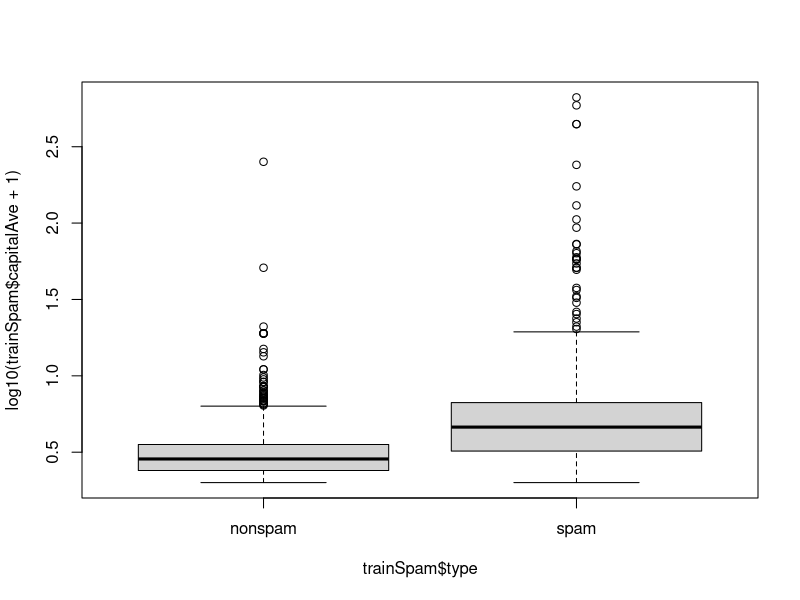
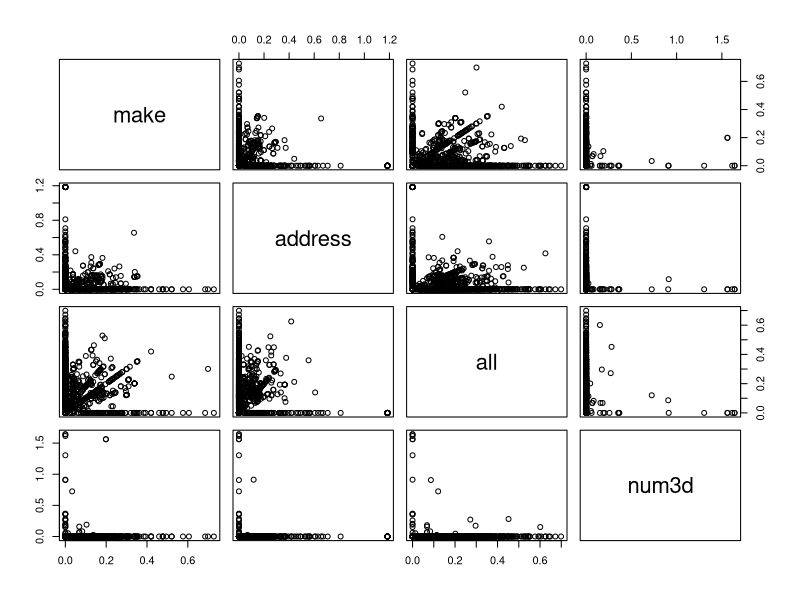
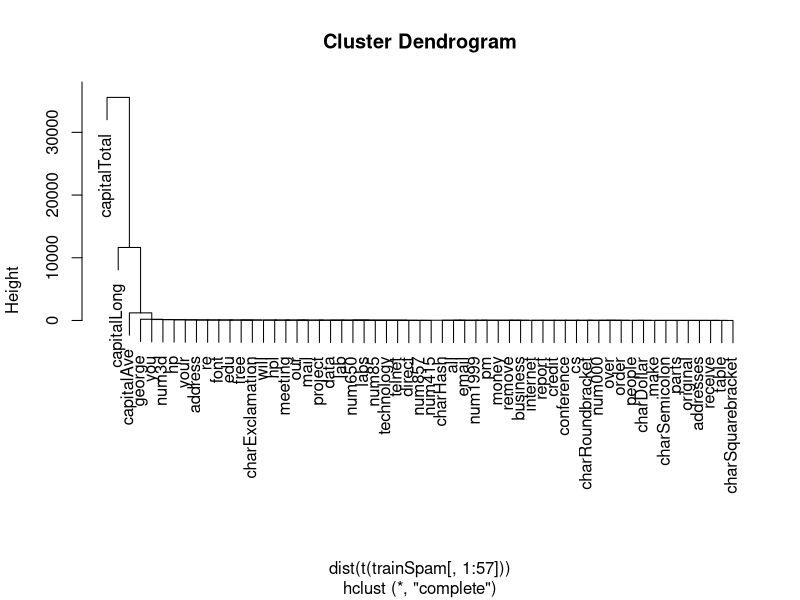
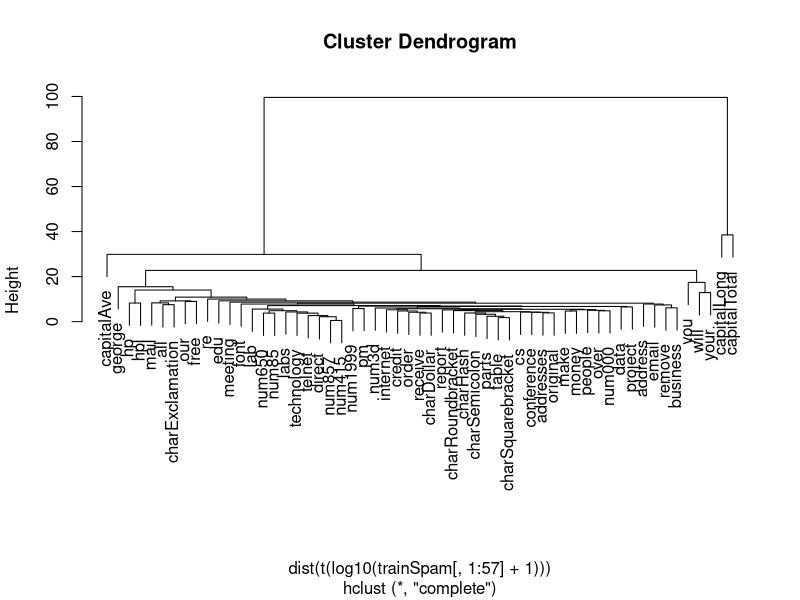

Reproduce these figures in R, in order.
# Data Analysis structure demo

library(kernlab)
data(spam)

# Subsample from kernlab data
set.seed(3435)
trainIndicator = rbinom(4601, size = 1, prob = 0.5)
table(trainIndicator)

## trainIndicator
## 0    1 
## 2314 2287

trainSpam = spam[trainIndicator == 1, ]
testSpam = spam[trainIndicator == 0, ]

# Explore

head(trainSpam)

table(trainSpam$type)
## nonspam    spam 
##    1381     906 

plot(log10(trainSpam$capitalAve + 1) ~ trainSpam$type)
plot(log10(trainSpam[, 1:4] + 1))

# Clustering
hCluster = hclust(dist(t(trainSpam[, 1:57])))
plot(hCluster)

hClusterUpdated = hclust(dist(t(log10(trainSpam[, 1:57] + 1))))
plot(hClusterUpdated)

## Statistical Prediction/Modeling

trainSpam$numType = as.numeric(trainSpam$type) - 1
costFunction = function(x, y) sum(x !=(y >0.5))
cvError = rep(NA, 55)
library(boot)
for (i in 1:55) {
    lmFormula = reformulate(names(trainSpam)[i], response = "numType")
    glmFit = glm(lmFormula, family = "binomial", data = trainSpam)
    cvError[i] = cv.glm(trainSpam, glmFit, costFunction, 2)$delta[2]
}

# Which predictor has minimum cross-validated error?
names(trainSpam)[which.min(cvError)]
## [1] "charDollar"

## Get Measure of Uncertainty

# Use the best model from the group
predictionModel = glm(numType ~ charDollar, 
                       family = "binomial", 
                         data = trainSpam)
# Get predictions on the test set
predictionTest = predict(predictionModel, testSpam)
predictedSpam = rep("nonspam", dim(testSpam)[1])

# Classify as spam for those with prob > 0.5
predictedSpam[predictionModel$fitted > 0.5] = "spam"

# Classification Table
table(predictedSpam, testSpam$type)

## predictedSpam nonspam spam
## nonspam          1346  458p
## spam               61  449

# Error Rate
(61+458)/(1346 + 458 + 61 + 449) * 100
## [1] 22.42869
